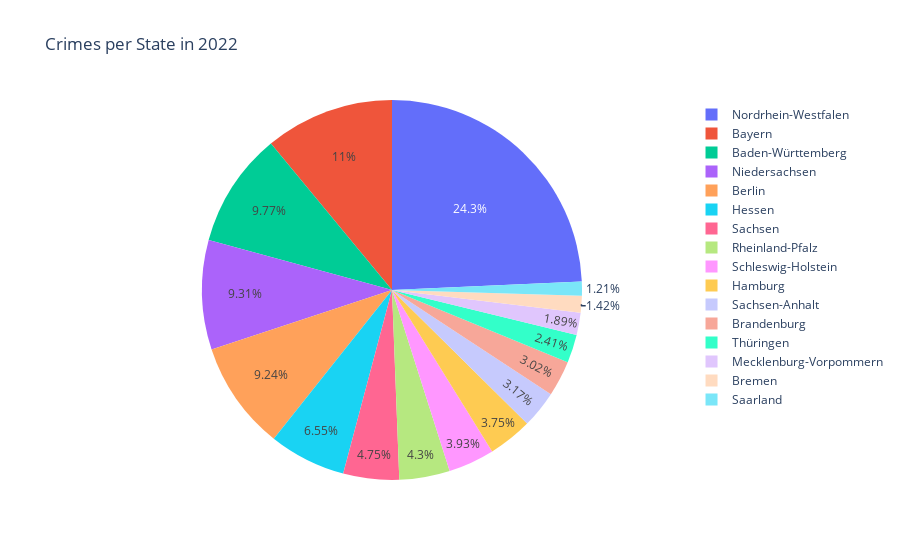

The code cell stored with this chart in its notebook:
### Markdown cell above
### Pie Chart

### Code cell
fig = px.pie(
    df,
    names = 'bundesland',
    values = 'anzahl_erfasste_faelle',
    hover_name = 'bundesland',
    hover_data = {'bundesland':False},
    labels = {'bundesland':'State', 'anzahl_erfasste_faelle':'Crimes'},
    title = 'Crimes per State in 2022'
)
fig.update_xaxes(tickangle=-90)
fig.show()

### Figure 1 — Plotly figure (JSON) as saved in the notebook; plotly's stock layout.template omitted (floating-point values rounded to 4 significant figures)
{"data": [{"customdata": [["Baden-Württemberg"], ["Bayern"], ["Berlin"], ["Brandenburg"], ["Bremen"], ["Hamburg"], ["Hessen"], ["Mecklenburg-Vorpommern"], ["Niedersachsen"], ["Nordrhein-Westfalen"], ["Rheinland-Pfalz"], ["Saarland"], ["Sachsen"], ["Sachsen-Anhalt"], ["Schleswig-Holstein"], ["Thüringen"]], "domain": {"x": [0, 1], "y": [0, 1]}, "hovertemplate": "<b>%{hovertext}</b><br><br>Crimes=%{value}<extra></extra>", "hovertext": ["Baden-Württemberg", "Bayern", "Berlin", "Brandenburg", "Bremen", "Hamburg", "Hessen", "Mecklenburg-Vorpommern", "Niedersachsen", "Nordrhein-Westfalen", "Rheinland-Pfalz", "Saarland", "Sachsen", "Sachsen-Anhalt", "Schleswig-Holstein", "Thüringen"], "labels": ["Baden-Württemberg", "Bayern", "Berlin", "Brandenburg", "Bremen", "Hamburg", "Hessen", "Mecklenburg-Vorpommern", "Niedersachsen", "Nordrhein-Westfalen", "Rheinland-Pfalz", "Saarland", "Sachsen", "Sachsen-Anhalt", "Schleswig-Holstein", "Thüringen"], "legendgroup": "", "name": "", "showlegend": true, "type": "pie", "values": [550008, 619089, 519822, 170204, 79713, 211239, 368579, 106559, 523996, 1366601, 241779, 68139, 267312, 178450, 221183, 135911]}], "layout": {"legend": {"tracegroupgap": 0}, "title": {"text": "Crimes per State in 2022"}, "xaxis": {"tickangle": -90}}}
